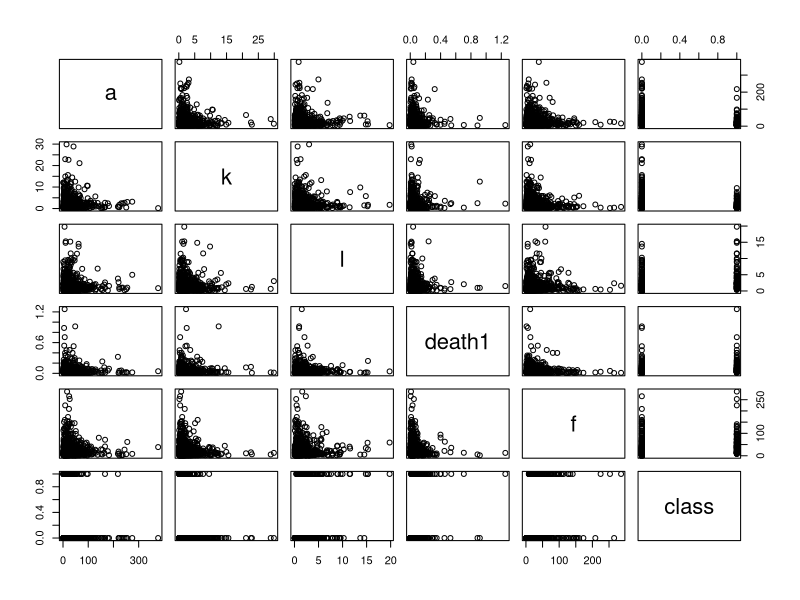

This figure's R source: (Note: this script raises an error after producing the figure.)
#sigma ~ normal(0, 1);
#p[1] ~ lognormal(2.9, 1);
#p[2] ~ lognormal(0.3, 1);
#p[3] ~ lognormal(0,1);
#p[4] ~ lognormal(-3.5, 1);
#p[5] ~ lognormal(2.701, 1);
#y0[1] ~ normal(0, 10);
#y0[2] ~ normal(0, 10);
library(deSolve)

## make dataframe with 1000 draws from each prior
#parameters  // p[1]=a;  p[2] = k p[3] = l p[4]=death1  p[5] = f 
param_dat <- data.frame(
  a = rlnorm(1000,2.9,1),
  k = rlnorm(1000,0.3, 1),
  l = rlnorm(1000,0,1),
  death1 = rlnorm(1000, -3.5,1),
  f = rlnorm(1000,2.701, 1)
  
)

nit_ODE <-function(t, state, parameters) {
  with(as.list(c(state, parameters)),{
    
    
    dammonium <- -(a*ammonium)/(k+ammonium)*algae + l*death1*algae  - 0.028*ammonium
    

    dalgae <- (a*ammonium)/(k+ammonium)*algae*f - death1*algae
    
  
    # return the rate of change
    list(c(dammonium, dalgae))
  }) 
}

check1 <- numeric(length = 1000)
check2 <- numeric(length = 1000)
classv <- numeric(length = 1000)
state = c(ammonium = 10, algae = 6)
options(warn = 2)

for(i in 1:nrow(param_dat)){
  temp_parm <- as.list(param_dat[i,])
  
  out <- try(silent = FALSE,
   ode(y = state, times = seq(0,11,0.1), func = nit_ODE, parms = temp_parm))
  if(class(out)[1] == "try-error") {
    classv[i] <- 1
  } else {
    
  out <- data.frame(out)
  check1[i] <- length(with(out,which(ammonium < 0)))
  check2[i] <- length(with(out,which(algae < 0)))}

  
  print(i)
}

options(warn = 1)
param_dat$class <- classv
plot(param_dat)

##output with fitted param from odes
#c(alpha = 5.577709e-03, 
#  beta = 1.626124e+01,
#  omega=1.401032e+01,
#  death1=2.954388e-03,
#  death2=6.663002e-04,
#  pred_nh40 = 6 ,
#  pred_chl0 = 50, 
#  gamma=9.698845e-02 


param = list( a = 1.2
   ,k = 15
   ,l =  2
   , death1 = 0.9
   , f= 1)
state = c(ammonium = 12000, algae =43)
out <- ode(y = state, times = seq(0,11,0.1), func = nit_ODE, parms = param)
out <- data.frame(out)
names(out) <- c("date1", "nh4","chl")
d2$treat1 <- as.numeric(as.factor(d2$treat))

test1 <- d2 %>% filter(treat1 == 4) 
test1 <- test1 %>% mutate(nh4 =nh4*1000)

ggplot(test1, aes(date1, chl)) + geom_point() + geom_line(data = out)


ggplot(test1, aes(date1, nh4)) + geom_point() + geom_line(data = out)


test1 <- d2 %>% filter(treat1 == 1)
ggplot(test1, aes(date1, nh4)) + geom_point(aes(color = as.factor(rep)))
